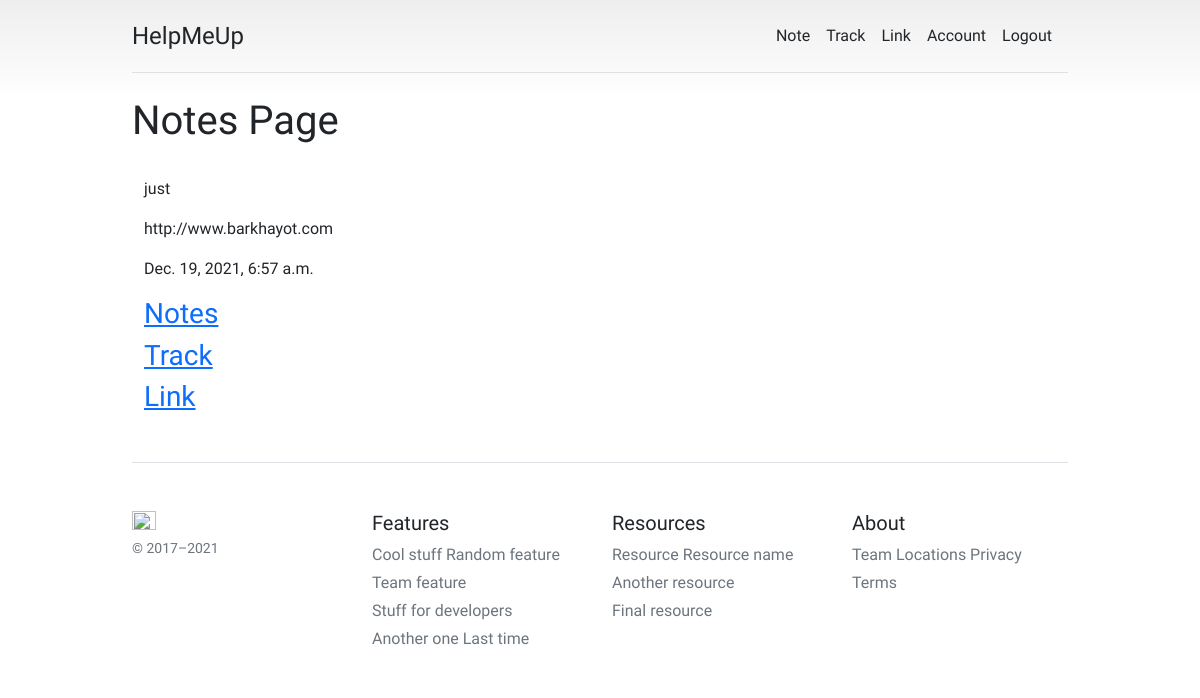
The app's page /links/URLDetail/1 (signed in) with its own data.
### url_data/models.py (models this page shows, shortened)
class URL_DATA(models.Model):
    user        = models.ForeignKey(User, on_delete=models.CASCADE)
    title = models.CharField(max_length=200)
    url_link = models.URLField()
    created_at = models.DateTimeField(auto_now_add=True)

### url_data/views.py (the view)
# urls.py: path('URLDetail/<int:pk>', views.URLDetail, name='URLDetail'),
@login_required(login_url='loginUser')
def URLDetail(request, pk):
    link = get_object_or_404(URL_DATA, pk=pk, user=request.user)
    context = {
        'link': link
    }
    return render(request, 'url/URLDetail.html', context)

### templates/url/URLDetail.html
{% extends "base/base.html" %}
{% block content %}
<h1>Notes Page</h1>
<br>
<div class="container">
    <p>{{link.title}}</p>
    <p>{{link.url_link}}</p>
    <p>{{link.created_at}}</p>
<h3><a href="#"> Notes </a></h3>
<h3><a href="#"> Track </a></h3>
<h3><a href="#"> Link </a></h3>
</div>
{% endblock %}

### templates/base/base.html (style rules this page uses)
body { background-color:rgb((255, 255, 255), 255, 255)!important; font-family: 'Lexend'; }
body { background-image: linear-gradient(180deg, #eee, #fff 100px, #fff); }
.container { max-width: 960px; }

### records on screen
URL_DATA: title "just", url_link "http://www.barkhayot.com", created_at "Dec. 19, 2021, 6:57 a.m."
